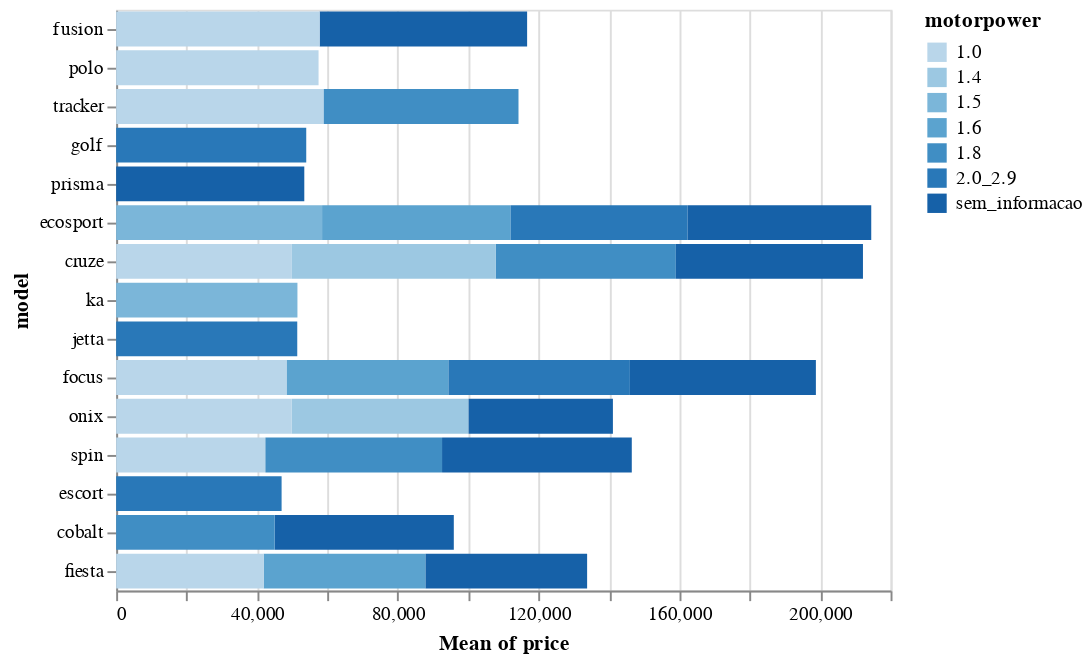

Notebook cell for this chart:
### Code cell
model_power_price(df)

### Figure 1 — Vega-Lite specification as saved in the notebook (floating-point values rounded to 4 significant figures; data arrays with more than 128 entries replaced by an {"elided": "..."} marker saying what was removed)
{"config": {"view": {"continuousWidth": 400, "continuousHeight": 300}}, "data": {"name": "data-7c2fd5d23ee66f07378a031743bb9726"}, "mark": "bar", "encoding": {"color": {"type": "ordinal", "field": "motorpower"}, "opacity": {"condition": {"value": 1, "selection": "selector021"}, "value": 0.1}, "tooltip": [{"type": "nominal", "field": "motorpower"}, {"type": "quantitative", "aggregate": "mean", "field": "price"}], "x": {"type": "quantitative", "aggregate": "mean", "field": "price"}, "y": {"type": "nominal", "field": "model", "sort": {"encoding": "x", "order": "descending"}}}, "selection": {"selector021": {"type": "multi", "fields": ["motorpower"], "bind": "legend"}}, "$schema": "https://vega.github.io/schema/vega-lite/v4.8.1.json", "datasets": {"data-7c2fd5d23ee66f07378a031743bb9726": {"elided": "140 records"}}}
